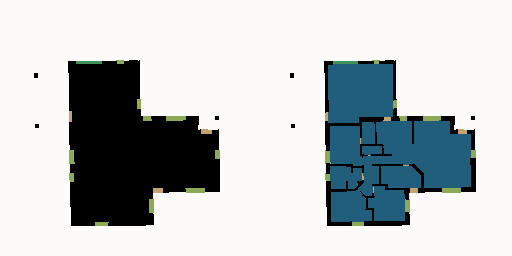
#> input picture dataset/s3_roomsplit/train/2_gt_16.png, 512 x 256 px, found by its file name
$ python convert_color.py.py
#> lines starting #> are read from the running program, lines starting #| are printed output that depends on the picture
from PIL import Image

def change_color(image_path):
    # Open the image
    image = Image.open(image_path)
#> image is the input picture: PIL image 512x256 RGBA; mean R, G, B, A 188.8, 193.5, 195.7, 255
    # Convert image to RGB mode if it's not already in that mode
    image = image.convert("RGB")
#> image: PIL image 512x256 RGB

    # Get the image data
    pixels = image.load()
    width, height = image.size
#> width = 512; height = 256

    # Iterate over each pixel
    for x in range(width):
        for y in range(height):
            # Get the RGB values of the pixel
            r, g, b = pixels[x, y]
            # Check if the pixel color matches the old color
            if (r, g, b) == (195, 164, 110):
                # Change the pixel color to the new color
                pixels[x, y] = (0, 255, 5)

    # Iterate over each pixel
    for x in range(width):
        for y in range(height):
            # Get the RGB values of the pixel
            r, g, b = pixels[x, y]
            # Check if the pixel color matches the old color
            if (r, g, b) == (141, 171, 86) or (r, g, b) == (62, 145, 90):
                # Change the pixel color to the new color
                pixels[x, y] = (251, 7, 0)

    # Save the modified image
    image.save("modified_image.png")
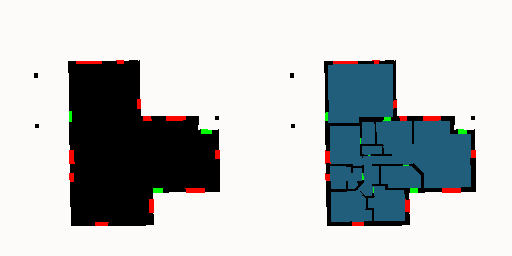
#> saved as modified_image.png: PIL image 512x256 RGB; mean R, G, B 189.5, 192.2, 194.7

# Example usage
image_path = "dataset/s2_floorplan/FootprintInputLayer__RepartitionInputLayer/train/2_gt_16.png"
change_color(image_path)
